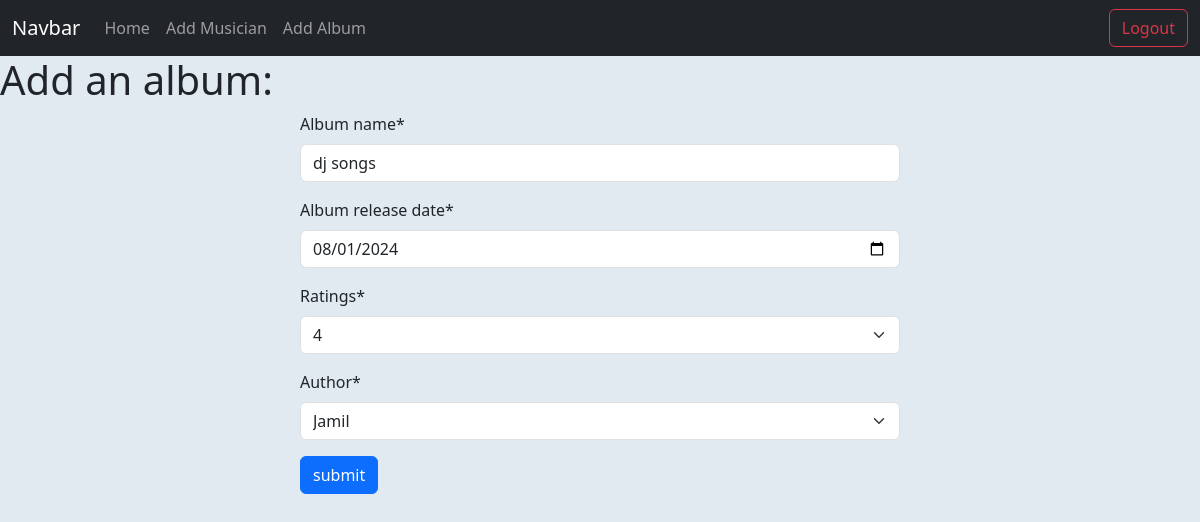
The page /edit_album/5 (signed in) on the database its author committed.
### Album/models.py (models this page shows, shortened)
class AlbumModel(models.Model):
    Album_name = models.CharField(max_length=50)
    Album_release_date = models.DateField()
    CHOICES = [('1',1),('2',2),('3',3),('4',4),('5',5)]
    Ratings = models.CharField(
        max_length=10,
        choices=CHOICES,
        default='3'
    )
    Author = models.ForeignKey(MusicianModel,on_delete=models.CASCADE)

### Album/views.py (the view)
# urls.py: path('edit_album/<int:id>', views.EditAlbumView.as_view(),name='edit_album'),
class EditAlbumView(UpdateView):
    model = AlbumModel
    form_class = Albumform
    template_name = 'add_album.html'
    pk_url_kwarg = 'id'
    success_url = reverse_lazy('homepage')

### Album/form.py
class Albumform(forms.ModelForm):
    class Meta:
        model = AlbumModel
        fields = '__all__'
        widgets = {
            'Album_release_date' : forms.DateInput(attrs={'type':'date'}),
        }

### Musician/models.py (called while the page is built)
    def __str__(self):
        return self.First_name

### Album/templates/add_album.html
{% extends 'base.html' %} {% block content %}{% load crispy_forms_tags %}
<h1>Add an album:</h1>
<form method="post" class="w-50 m-auto">
  {% csrf_token %} {{form | crispy }}
  <button class="btn btn-primary" type="submit">submit</button>
</form>
{% endblock %}

### rows shown on the page
AlbumModel: Album_name "dj songs", Album_release_date "08/01/2024", Ratings "4", Author "Jamil"
